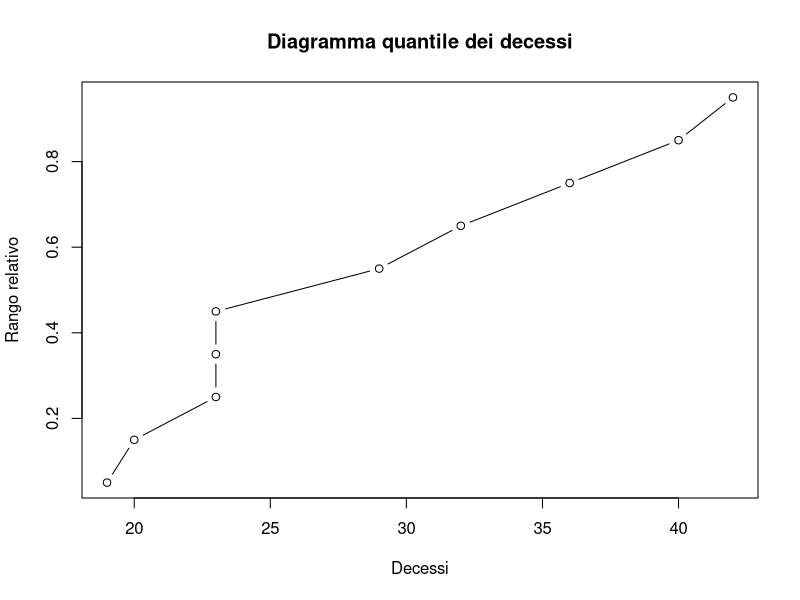

Write R code to recreate this figure.
# ESERCITAZIONI STATISTICA MEDICA MATTEO #

# ESERCITAZIONE 1 #
# ESERCIZIO 1A:
y <- c(29, 42, 20, 36, 23, 23, 32, 19, 40, 23) # vettore di decessi
n <- length(y) # lunghezza vettore (numero di osservazioni)

## Moda
sort(table(y), decreasing = T)
## Media
mean(y)
# Altro modo per calcolare la media
# sum(y)/n
## Mediana
median(y)
# Altro modo per calcolare la mediana (caso numero pari di osservazioni)
# (sort(y)[n/2]+sort(y)[n/2+1])/2
## Varianza
var(y)
# Altro modo per calcolare la varianza
# sum((y-mean(y))^2)/(n-1)
## Deviazione standard
sd(y)
## Coefficiente di variazione
sd(y) / mean(y)

# ESERCIZIO 1B:
## Quartili, min, max e media
summary(y)
## Diagramma quantile
plot(sort(y), ((1:10) - 0.5) / n,
    xlab = "Decessi", ylab = "Rango relativo",
    main = "Diagramma quantile dei decessi",
    type = "b"
)
## Quartili e centili
quantile(y)
quantile(y, probs = seq(0, 1, 0.01))
